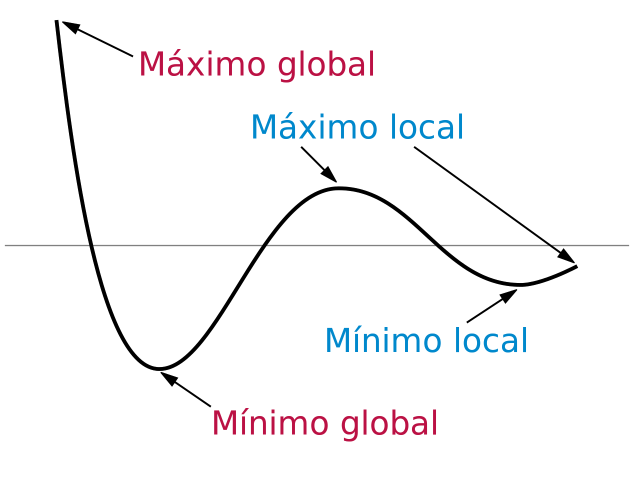
//> input picture Introducion-Inteligencia-Artificial/Extrema_example_es.svg.png, 1280 x 954 px, given in place of the camera (shown at 1/2 size)
$ ./Principal   (built with g++ and OpenCV 4)
//> lines starting //> are read from the running program, lines starting //| are printed output that depends on the picture; after the words box and inside, x2 and y2 are one past the last pixel; in counts of white or black regions, pixels touching at a corner belong together

#include <cstdlib>
#include <iostream>
#include <vector>
#include <sstream>
#include <cmath>

#include <ctime>
#include <random>

// Librerías de OpenCV
#include <opencv2/core.hpp> // Librería que contiene las definiciones base (matrices para representar imágenes, operaciones con matríces, etc.)
#include <opencv2/highgui.hpp> // Librería que permite crear ventanas y manejar eventos de ratón, teclado, etc.
#include <opencv2/imgcodecs.hpp> // Librería contiene los códecs para poder leer diferentes formatos de imágenes
#include <opencv2/imgproc.hpp> // Funciones para realizar procesamiento de imágenes digitales
#include <opencv2/video.hpp> // Funciones para lectura de vídeo
#include <opencv2/videoio.hpp> // Funciones para procesamiento de vídeo


using namespace std;
using namespace cv; // Espacio de nombres de funciones de OpenCV

int k = 1;
int t = 1;
int ds = 13;

// Variables que se declaran para binarizacion por umbral de color
int hMin = 0, sMin = 99, vMin = 94;
int hMax = 12, sMax = 255, vMax = 255;


// Función que se activará cada vez que se cambia el valor de la barra (trackbar)
void funcionTrackbar(int v, void *data){
    cout << "Valor: " << v << endl;
    if (t%2==1){
        k = t;
    }
}

void functionDS(int v, void *data){

}

void functionTrackHSV(int v, void *data){

}

int main(int argc, char *argv[]){

    // Detección de Bordes con el Operador de Sobel
    VideoCapture video("/dev/video33");
    if(video.isOpened()){
        Mat frame;
        Mat frameGris;
        Mat gaussiano;
        Mat laplaciano;
        Mat lapacianoPositivo;
        Mat canny;

        int minTreshold = 100;
        int ratio = 3;

        namedWindow("Video Original", WINDOW_AUTOSIZE);
        namedWindow("Gaussiano", WINDOW_AUTOSIZE);
        namedWindow("Gris", WINDOW_AUTOSIZE);
        namedWindow("Laplaciano", WINDOW_AUTOSIZE);
        namedWindow("Canny", WINDOW_AUTOSIZE);

        createTrackbar("Tamaño Kernel", "Video Original", &t, 50, funcionTrackbar, NULL);
        createTrackbar("Desviación Estándar", "Video Original", &ds, 100, functionDS, NULL);

        while(3==3){
            video >> frame;
//> frame is the input picture: 954 rows x 1280 cols, CV_8UC3; mean B, G, R 248.1, 246.9, 247.5

            if (frame.empty()){
                break;
            }
            resize(frame,frame, Size(), 0.7, 0.7);
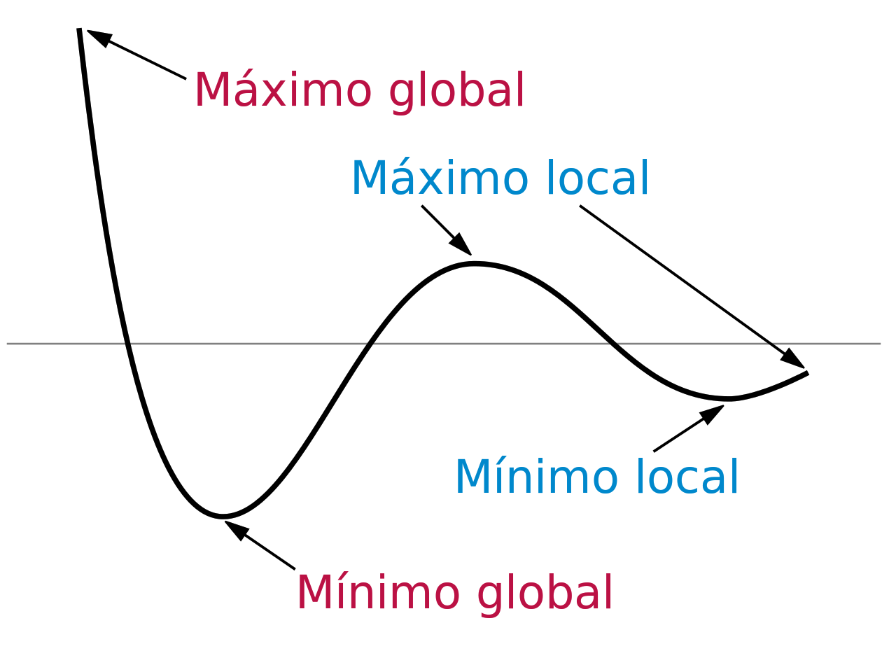
//> frame: 668 rows x 896 cols, CV_8UC3; mean B, G, R 248.2, 246.9, 247.6
            cvtColor(frame, frameGris, COLOR_BGR2GRAY);
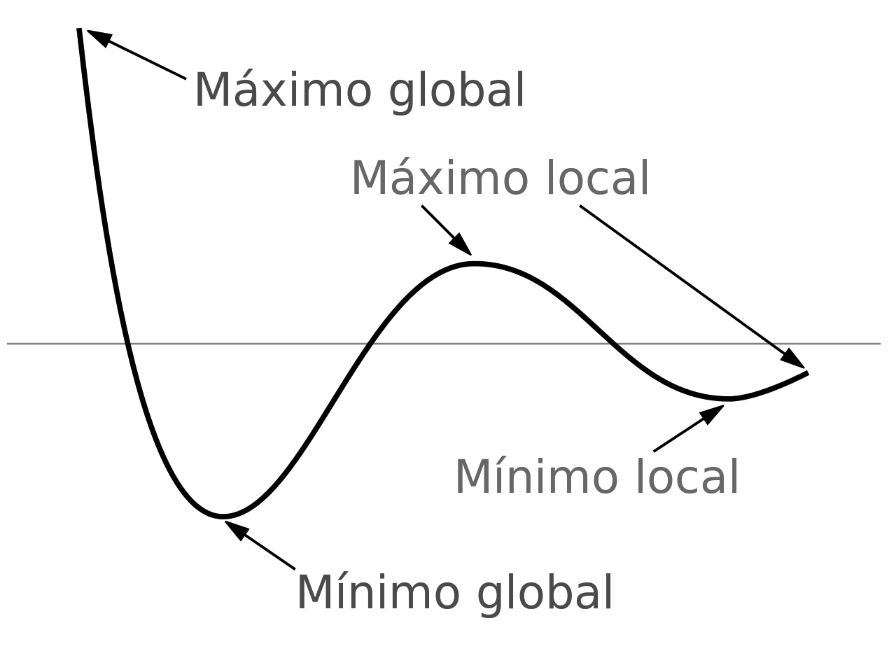
//> frameGris: 668 rows x 896 cols, CV_8UC1; min 0, max 255, mean 247.3

            equalizeHist(frameGris, frameGris);
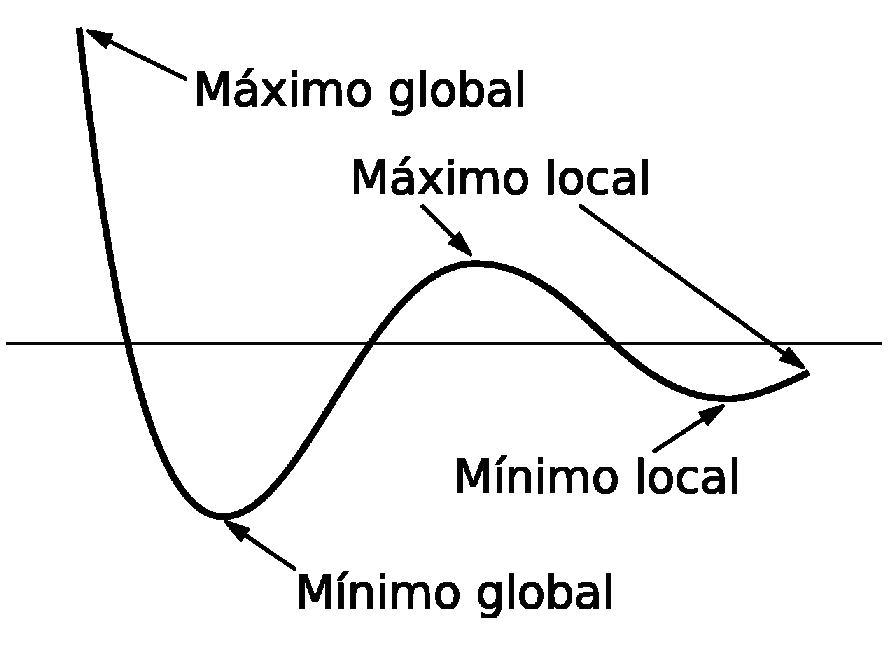
//> frameGris: 668 rows x 896 cols, CV_8UC1; 4.36% of pixels changed, all inside (x1, y1, x2, y2) = (6, 27, 882, 618)

            GaussianBlur(frameGris, gaussiano, Size(k,k), ds/10.0, ds/10.0);

            Laplacian(gaussiano, laplaciano, CV_16S, 3, 1);
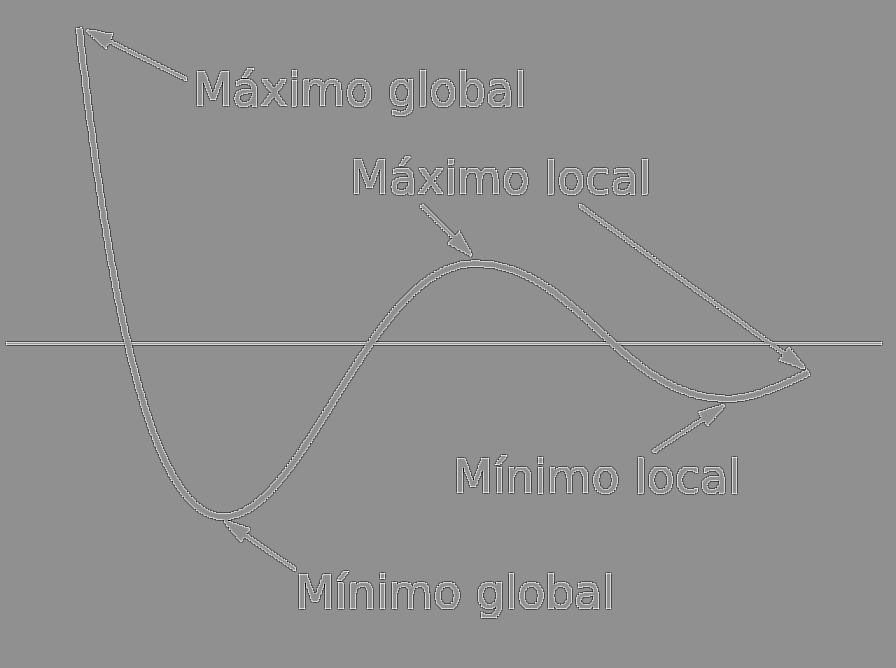
//> laplaciano: 668 rows x 896 cols, CV_16SC1; min -1988, max 1512, mean 0; drawn with min black and max white
            convertScaleAbs(laplaciano, lapacianoPositivo);
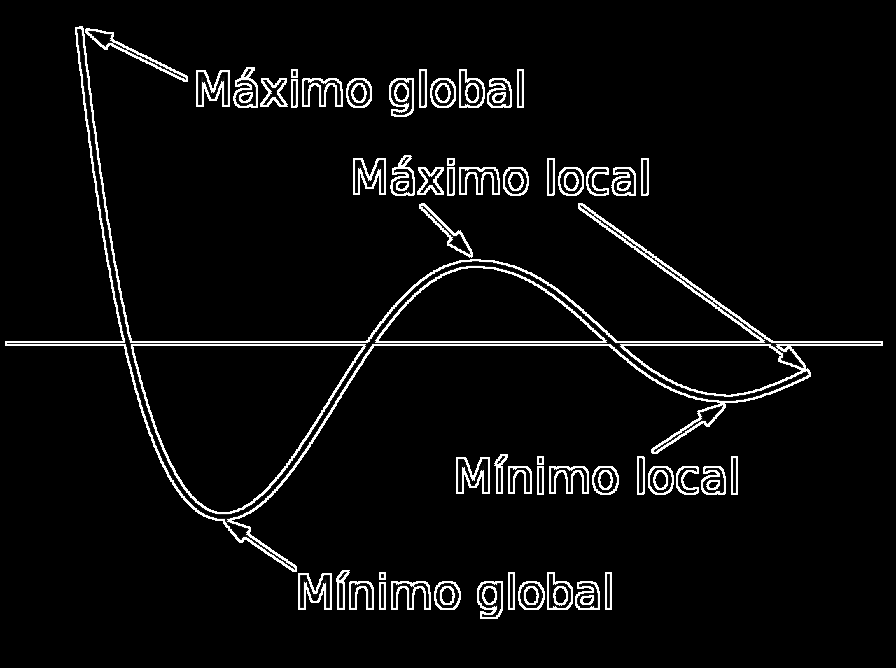
//> lapacianoPositivo: 668 rows x 896 cols, CV_8UC1; min 0, max 255, mean 12.3

            Canny(gaussiano, canny, minTreshold, minTreshold*ratio, 3);
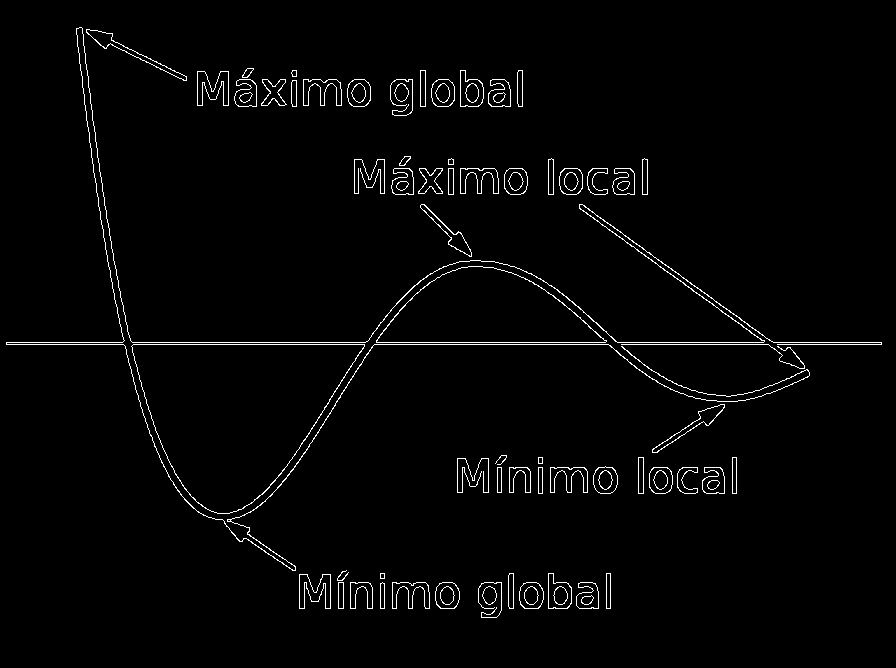
//> canny: 668 rows x 896 cols, CV_8UC1; 2% white in thin lines or dots, all inside (x1, y1, x2, y2) = (6, 27, 882, 618)

            imshow("Video Original", frame);
            imshow("Gaussiano", gaussiano);
            imshow("Gris", frameGris);
            imshow("Canny", canny);
            imshow("Laplaciano", lapacianoPositivo);

            if(waitKey(23)==27){
                break;
            }
        }
        video.release();
        destroyAllWindows();
    }


    // Binarización por umbral de color

    video = VideoCapture("/dev/video33");
    if(video.isOpened()){
        Mat frame;
        Mat frameHSV;
        Mat operacionAND;

        namedWindow("Video Original", WINDOW_AUTOSIZE);
        namedWindow("HSV", WINDOW_AUTOSIZE);
        namedWindow("Binaria", WINDOW_AUTOSIZE);
        namedWindow("AND", WINDOW_AUTOSIZE);

        createTrackbar("hMin", "Video Original", &hMin, 180, functionTrackHSV, NULL);
        createTrackbar("sMin", "Video Original", &sMin, 255, functionTrackHSV, NULL);
        createTrackbar("vMin", "Video Original", &vMin, 255, functionTrackHSV, NULL);

        createTrackbar("hMax", "Video Original", &hMax, 180, functionTrackHSV, NULL);
        createTrackbar("sMax", "Video Original", &sMax, 255, functionTrackHSV, NULL);
        createTrackbar("vMax", "Video Original", &vMax, 255, functionTrackHSV, NULL);

        Mat binaria;

        while(3==3){
            video >> frame;

            if (frame.empty()){
                break;
            }
            resize(frame,frame, Size(), 0.7, 0.7);
            cvtColor(frame, frameHSV, COLOR_BGR2HSV);

            inRange(frameHSV, Scalar(hMin,sMin,vMin), Scalar(hMax,sMax,vMax), binaria);

            operacionAND = Mat::zeros(frame.size(), CV_8UC3);

            bitwise_and(frame, frame, operacionAND, binaria);

            imshow("Video Original", frame);
            imshow("HSV", frameHSV);
            imshow("Binaria", binaria);
            imshow("AND", operacionAND);

            if(waitKey(23)==27){
                break;
            }
        }
        video.release();
        destroyAllWindows();
    }

    return 0;
}
